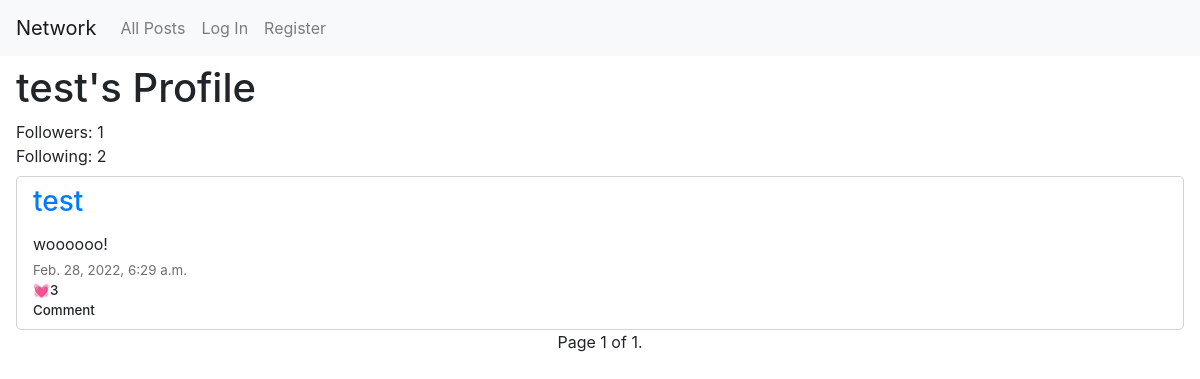
Before: /user/test with the older database file.
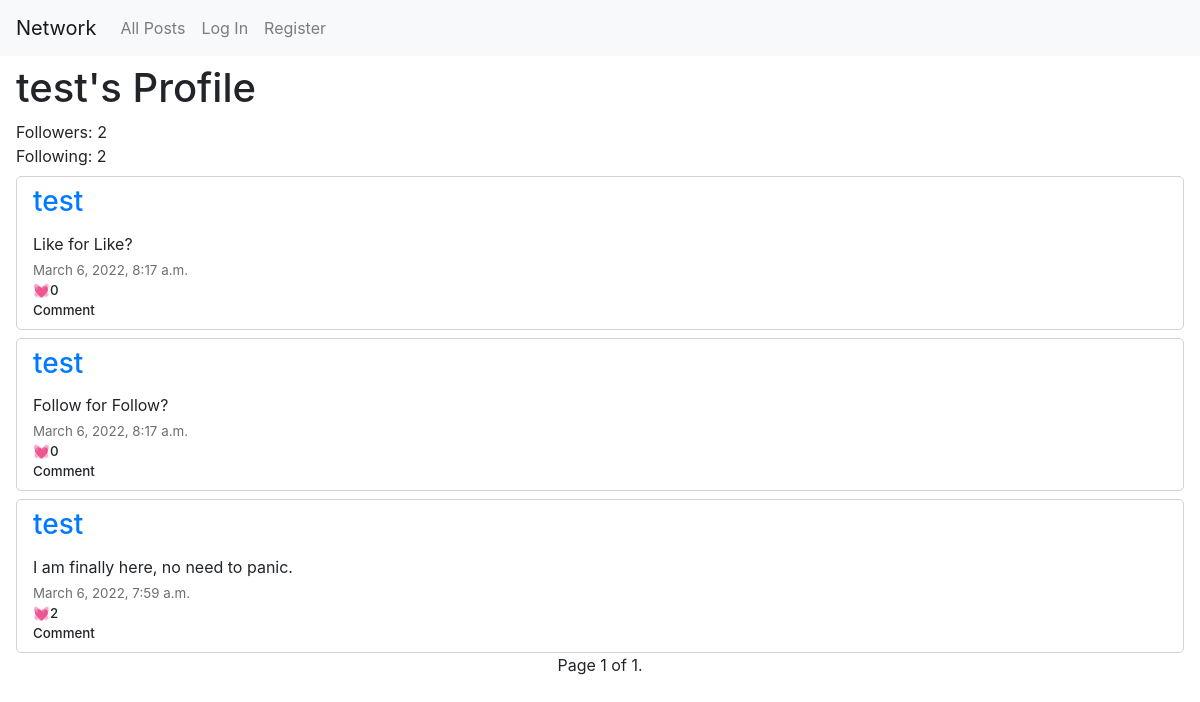
After: the same page with the newer database file.
### network/models.py (models this page shows, shortened)
class Post(models.Model):
    user = models.ForeignKey("User", on_delete=models.CASCADE, related_name="posts")
    body = models.TextField(blank=True)
    timestamp = models.DateTimeField(auto_now_add=True)
    likes = models.ManyToManyField(User)

class User(AbstractUser):
    def __str__(self):
        return f"ID:{self.id} - {self.username} | {self.email}"

### network/views.py (the view)
# urls.py: path("user/<str:profile>", views.profile, name="profile"),
def profile(request, profile):
    user = User.objects.get(username=profile)
    follower = Follower.objects.get(user=user)
    followers = follower.followers.all()
    following = Follower.objects.filter(followers=user)
    print(following)
    posts = Post.objects.filter(user=user).order_by("-timestamp").all()
    pages = Paginator(posts, 10)
    page_number = request.GET.get('page')
    page_obj = pages.get_page(page_number)
    return render(request, "network/user.html", {
        "profile": user,
        "page_obj": page_obj,
        "followers": followers,
        "following": following,
    })

### network/models.py (called while the page is built)
    def __str__(self):
        return f"{self.user}"

### network/templates/network/user.html (shortened to what this page needs)
{% extends "network/layout.html" %}
{% load static %}
{% block body %}
<div id="heading">
<h1>{{ profile.username }}'s Profile</h1>
</div>
<div id="userDetails">
    <div id="followers">Followers: <span id="followersCount">{{ followers.count }}</span>  </div>
    <div id="following">Following: <span id="followingCount">{{ following.count }}</span> </div>
</div>
<div id="posts">
    {% for post in page_obj %}
    <div id="{{ post.id  }}" class="post">
        <div class="postName"><a href="{% url 'profile' post.user.username %}"><h3>{{ post.user.username }}</h3></a></div>
        <div class="postText">{{ post.body }}</div>
        <div class="postTimestamp">{{ post.timestamp }}</div>
        <div class="postLikes"><span class="like">{% if user in post.likes.all %}&#128148;{% else %}&#128147;{% endif %}</span><div class="likes">{{ post.likes.count }}</div></div>
        <div class="postComment">Comment</div>
    </div>
    {% endfor %}
</div>
<div class="pagination">
    <span class="step-links">
        <span class="current">
            Page {{ page_obj.number }} of {{ page_obj.paginator.num_pages }}.
        </span>
    </span>
</div>
{% endblock %}

Changed rows visible on the page:
removed Post: user.username "test", body "woooooo!", timestamp "Feb. 28, 2022, 6:29 a.m.", likes.count "3"
added Post: user.username "test", body "Like for Like?", timestamp "March 6, 2022, 8:17 a.m.", likes.count "0"
added Post: user.username "test", body "Follow for Follow?", timestamp "March 6, 2022, 8:17 a.m.", likes.count "0"
added Post: user.username "test", body "I am finally here, no need to panic.", timestamp "March 6, 2022, 7:59 a.m.", likes.count "2"
Other visible differences:
{{ followers.count }}: "1" → "2"
